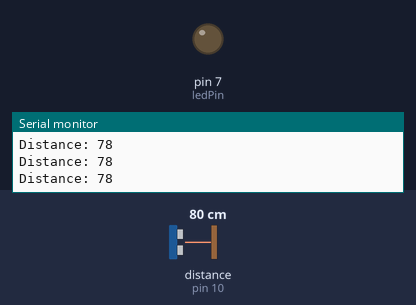
Bench run of a sketch on a simulated Arduino Uno, built with avr-gcc and run on an emulated ATmega328P. Parts: output pins drawn as LEDs (lit = HIGH), the last lines printed to the serial monitor. Wiring (inferred from the names in the program): ultrasonic range finder: trigger pin 9; echo pin 10. Inputs (shaded band) come from the test bench; at power-on: distance to the obstacle (sensor on pin 10) 80 cm. The echo pulse lasts 58.3 µs per cm; pins used as bus, display or sensor lines are not drawn.

Above: at 1.2 s.
1.3 s: distance to the obstacle (sensor on pin 10) set to 55 cm
2.8 s: distance to the obstacle (sensor on pin 10) set to 48 cm
At 4.0 s:
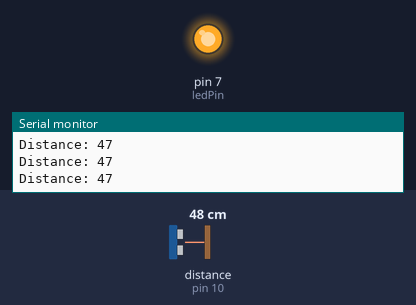
4.3 s: distance to the obstacle (sensor on pin 10) set to 60 cm
At 5.4 s:
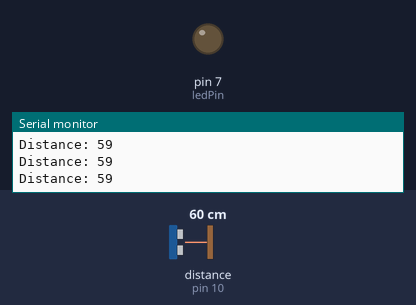
7.3 s: distance to the obstacle (sensor on pin 10) set to 18 cm
At 7.6 s:
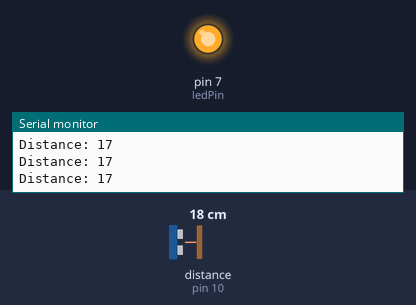
Timing chart, 0 to 9.8 s (numbered marks = the images above; inputs shaded):
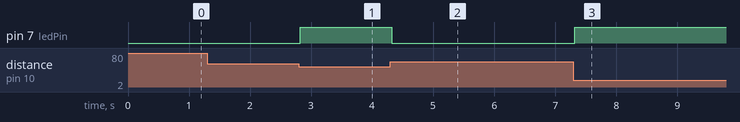

The sketch:

Ultra_and_Light.ino
```cpp
//Output
const int ledPin = 7;

//Add servos
//Add second servo


//Sensor
const int trigPin = 9;
const int echoPin = 10;
long duration;
int distance;


void setup()
{
  Serial.begin(9600);
 // pinMode(buttonPin, INPUT);
  pinMode(ledPin, OUTPUT);
 // pinMode(piezoPin, OUTPUT);
  pinMode(echoPin, INPUT);
  pinMode(trigPin, OUTPUT);

}

void loop()
{


  // Clears the trigPin
  digitalWrite(trigPin, LOW);
  delayMicroseconds(2);
  // Sets the trigPin on HIGH state for 10 micro seconds
  digitalWrite(trigPin, HIGH);
  delayMicroseconds(10);
  digitalWrite(trigPin, LOW);
  // Reads the echoPin, returns the sound wave travel time in microseconds
  duration = pulseIn(echoPin, HIGH);
  // Calculating the distance
  distance = duration * 0.034 / 2;
  // Prints the distance on the Serial Monitor
  Serial.print("Distance: ");
  Serial.println(distance);

    if(distance <= 50 && distance != 0){

       digitalWrite(ledPin, HIGH);

    } else {
      digitalWrite(ledPin, LOW);
    }


}
```

Measured:
- the behaviour switches between 52 and 51 cm on distance to the obstacle (sensor on pin 10) (found by bisection; images 0 and 1)
- after the input at 2.8 s, pin 7 (ledPin): LOW → HIGH at once
- after the input at 4.3 s, pin 7 (ledPin): HIGH → LOW at once
- after the input at 7.3 s, pin 7 (ledPin): LOW → HIGH at once
